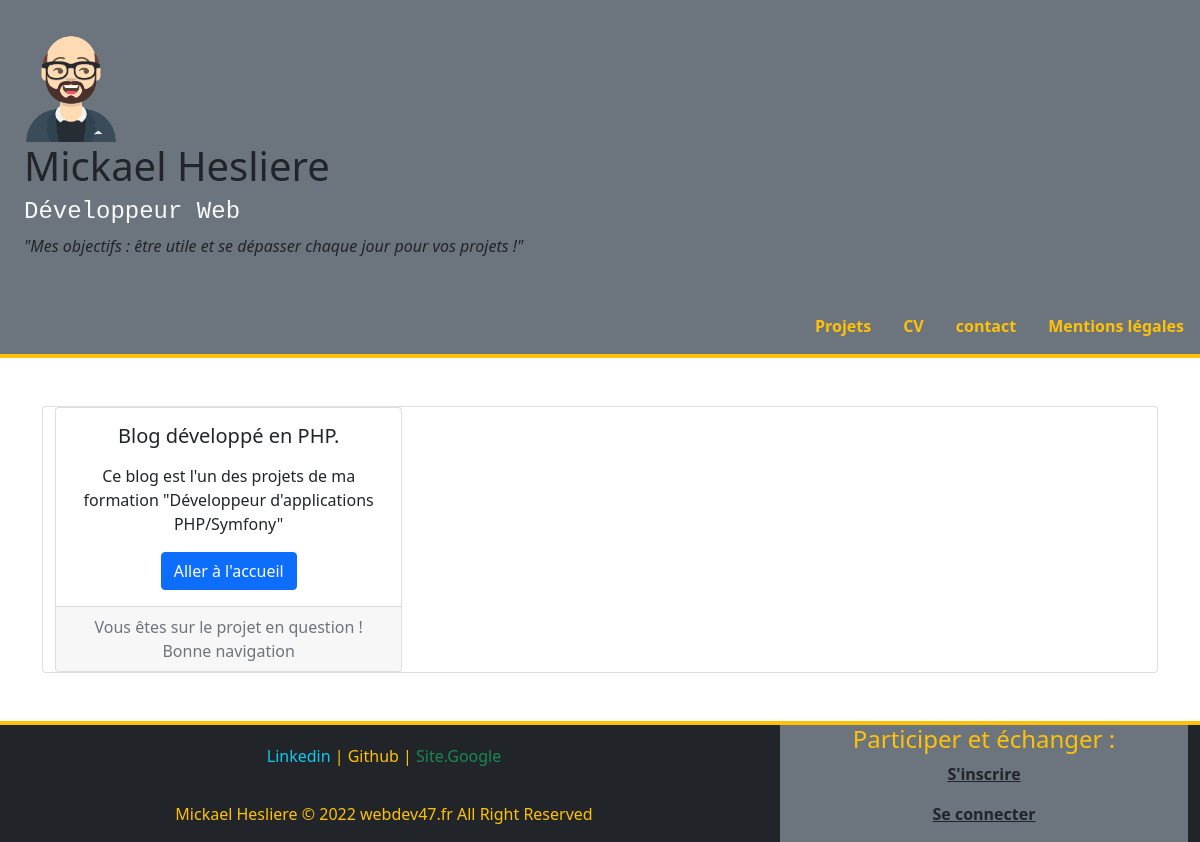
Page /index.php?controller=projects&task=index on the committed database.
### tables this page shows
CREATE TABLE IF NOT EXISTS `projects` (
  `id` int(11) NOT NULL AUTO_INCREMENT,
  `titre` text NOT NULL,
  `resume` longtext NOT NULL,
  `lien` varchar(255) NOT NULL,
  `content_id` int(11) DEFAULT NULL,
  PRIMARY KEY (`id`),
  KEY `content_id` (`content_id`)
);

### libraries/controllers/Controller.php (called while the page is built, shortened)
<?php
abstract class Controller
{
    public function __construct()
    {
        $this->model = new $this->modelName();
    }
}

### libraries/autoload.php (called while the page is built, shortened)
<?php
spl_autoload_register(function ($className) {
    $className = str_replace("\\", "/", $className);
});

### libraries/Database.php (called while the page is built)
<?php
class Database {
    private static $instance = null;
    public static function getPdo(): PDO
    {
        if (self::$instance === null) {
            self::$instance = new PDO('mysql:host=localhost;dbname=blog;charset=utf8', 'root', '', [
                PDO::ATTR_ERRMODE => PDO::ERRMODE_EXCEPTION,
                PDO::ATTR_DEFAULT_FETCH_MODE => PDO::FETCH_ASSOC
            ]);
        }
        return self::$instance;
    }
}

### libraries/models/Model.php (called while the page is built, shortened)
<?php
abstract class Model
{
    protected $pdo;
    protected $table;
    public function __construct()
    {
        $this->pdo = \Database::getPdo();
    }
    public function findAll(?string $order = ""): array
    {
        $sql = "SELECT * FROM {$this->table}";
        $resultats = $this->pdo->query($sql);
        $post = $resultats->fetchAll();
        return $post;
    }
}

### libraries/controllers/Projects.php (called while the page is built, shortened)
<?php
class Projects extends Controller
{
    public function index() {
        $projects = $this->model->findAll();
        \Renderer::render('pages/projects', compact('pageTitle', 'projects'));
    }
}

### libraries/Application.php (called while the page is built, shortened)
<?php
class Application {
    public static function process()
    {
        $task = "index";
        if (!empty($_GET['task'])) {
            $task = $_GET['task'];
        }
        $controller = new $controllerName();
        $controller->$task();
    }
}

### index.php (called while the page is built)
<?php
require_once('libraries/autoload.php');
\Application::process();

### libraries/Renderer.php (called while the page is built, shortened)
<?php
class Renderer {
    public static  function render(string $path, array $variables = [])
    {
        extract($variables);
        require('templates/'. $path . '.html.php');
        require('templates/layout.html.php');
    }
}

### templates/pages/projects.html.php (the view, shortened to what this page needs)
<?php foreach ($projects as $project) : ?>
<div class="container">
    <div class="row">
        <div class="col col-4">
            <div class="card text-center">
                <div class="card-body">
                    <h5 class="card-title"><?= $project['titre'] ?></h5>
                    <p class="card-text"><?= $project['resume'] ?></p>
                    <a href="index.php" class="btn btn-primary">Aller à l'accueil</a>
                </div>
                <div class="card-footer text-muted"><?= $project['lien'] ?></div>
            </div>
        </div>
    </div>
</div>
<?php endforeach ?>

### rows in the picture
projects: titre "Blog développé en PHP.", resume "Ce blog est l'un des projets de ma formation \"Développeur d'applications PHP/Symfony\"", lien "Vous êtes sur le projet en question ! Bonne navigation"
